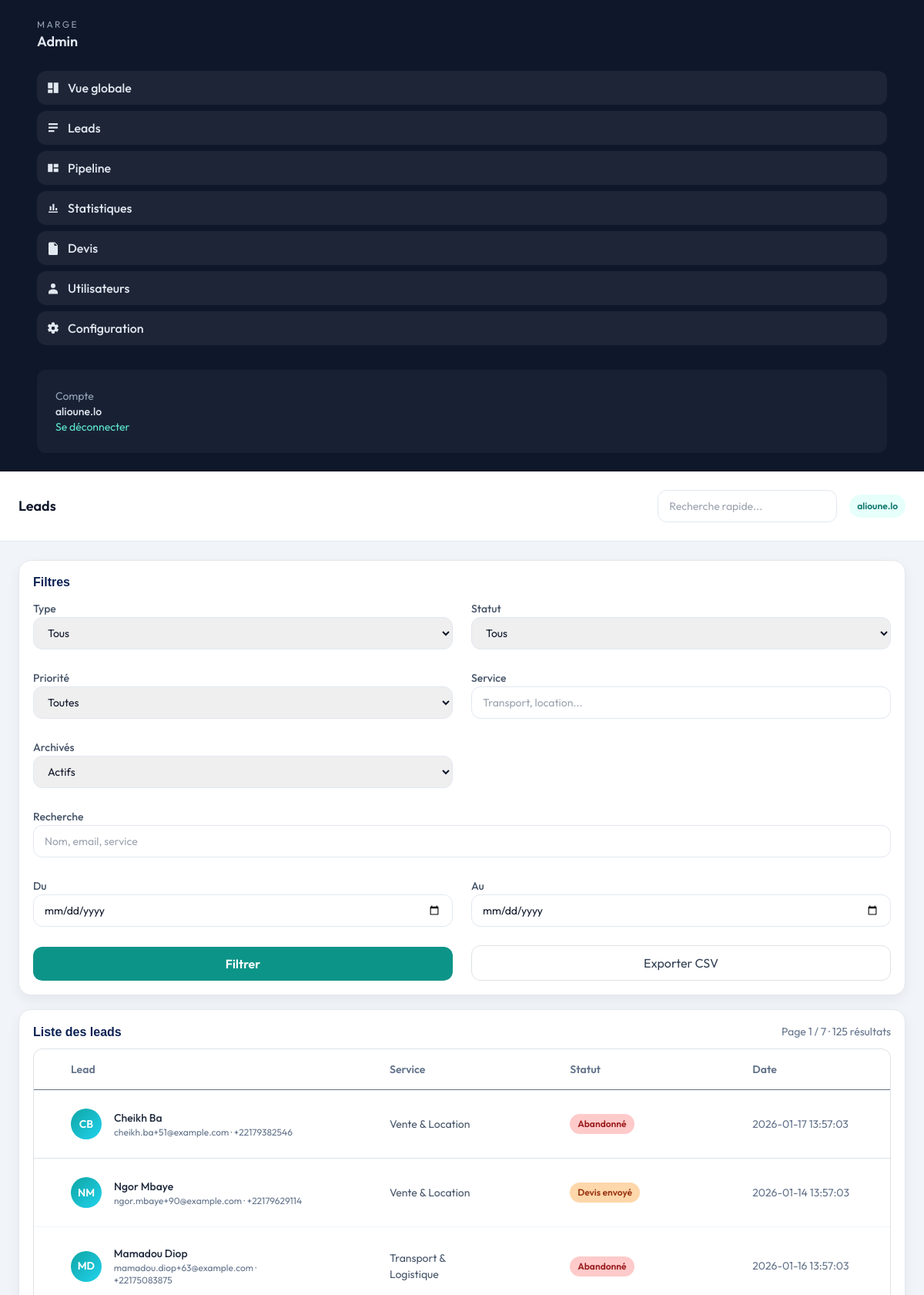
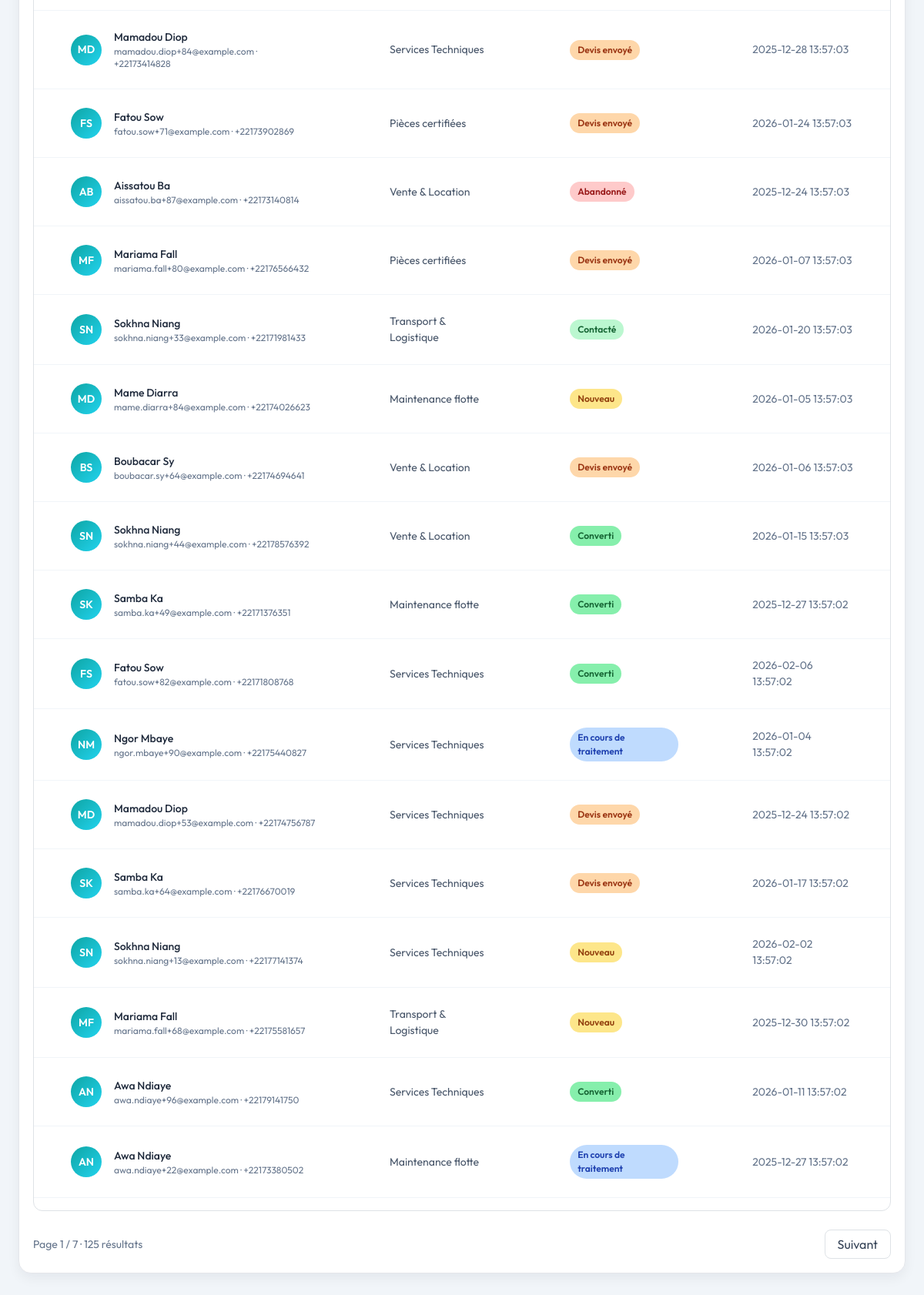
Screenshot of /dashboard/leads/list.php (signed in) with the database file from the repository (2 pictures, top to bottom).
### tables this page shows
CREATE TABLE leads (
            id INTEGER PRIMARY KEY AUTOINCREMENT,
            type TEXT NOT NULL,
            name TEXT NOT NULL,
            email TEXT NOT NULL,
            phone TEXT,
            service TEXT,
            requested_date TEXT,
            subject TEXT,
            message TEXT,
            details TEXT,
            status TEXT NOT NULL DEFAULT "Nouveau",
            priority TEXT NOT NULL DEFAULT "Normal",
            notes TEXT,
            source TEXT NOT NULL DEFAULT "site",
            created_at TEXT NOT NULL,
            updated_at TEXT NOT NULL
        , archived_at TEXT);

### dashboard/_inc/auth.php (called while the page is built, shortened)
<?php
function current_role(): string {
  return (string)($_SESSION['admin_role'] ?? 'admin');
}
function can_edit_leads(): bool {
  return in_array(current_role(), ['admin','manager'], true);
}

### dashboard/leads/list.php (the view, shortened to what this page needs)
<?php
require_once __DIR__ . '/../_inc/auth.php';
require_once __DIR__ . '/../_inc/layout.php';
$pdo = db();
$service = trim((string)($_GET['service'] ?? ''));
$search = trim((string)($_GET['q'] ?? ''));
$from = trim((string)($_GET['from'] ?? ''));
$to = trim((string)($_GET['to'] ?? ''));
$archived = trim((string)($_GET['archived'] ?? ''));
$page = max(1, (int)($_GET['page'] ?? 1));
$perPage = 20;
$where = [];
$params = [];
if ($archived === 'archived') { $where[] = 'archived_at IS NOT NULL'; }
elseif ($archived === 'all') {  }
else { $where[] = 'archived_at IS NULL'; }
$countSql = 'SELECT COUNT(*) AS c FROM leads';
if ($where) { $countSql .= ' WHERE ' . implode(' AND ', $where); }
$stmt = $pdo->prepare($countSql);
$stmt->execute($params);
$total = (int)($stmt->fetch()['c'] ?? 0);
$totalPages = max(1, (int)ceil($total / $perPage));
$offset = ($page - 1) * $perPage;
$sql = 'SELECT id, type, name, email, phone, service, status, created_at FROM leads';
if ($where) { $sql .= ' WHERE ' . implode(' AND ', $where); }
$sql .= ' ORDER BY id DESC LIMIT ' . (int)$perPage . ' OFFSET ' . (int)$offset;
$stmt = $pdo->prepare($sql);
$stmt->execute($params);
$leads = $stmt->fetchAll();
function status_badge_class(string $status): string {
  return match ($status) {
    'Nouveau' => 'badge-new',
    'En cours de traitement' => 'badge-progress',
    "Contact\u{00E9}" => 'badge-contacte',
    "Devis envoy\u{00E9}" => 'badge-devis',
    'Converti' => 'badge-converti',
    "Abandonn\u{00E9}" => 'badge-abandonne',
    default => 'badge-new'
  };
}
function initials(string $name): string {
  $parts = preg_split('/\s+/', trim($name));
  $letters = '';
  foreach ($parts as $p) {
    if ($p !== '') {
      $letters .= strtoupper(substr($p, 0, 1));
    }
  }
  return substr($letters, 0, 2);
}
?>
<div class="admin-card">
  <div class="admin-section-title">
    <h5>Filtres</h5>
  </div>
  <form class="grid grid-cols-1 md:grid-cols-2 xl:grid-cols-4 gap-4" method="get" data-auto-filter="1" data-ajax-target="leads">
    <div>
      <label class="text-sm font-medium text-slate-600">Type</label>
      <select name="type" class="ta-input w-full">
        <option value="">Tous</option>
      </select>
    </div>
    <div>
      <label class="text-sm font-medium text-slate-600">Statut</label>
      <select name="status" class="ta-input w-full">
        <option value="">Tous</option>
      </select>
    </div>
    <div>
      <label class="text-sm font-medium text-slate-600">Priorit&eacute;</label>
      <select name="priority" class="ta-input w-full">
        <option value="">Toutes</option>
      </select>
    </div>
    <div>
      <label class="text-sm font-medium text-slate-600">Service</label>
      <input type="text" name="service" class="ta-input w-full" value="<?php echo htmlspecialchars($service); ?>" placeholder="Transport, location...">
    </div>
    <div>
      <label class="text-sm font-medium text-slate-600">Archiv&eacute;s</label>
      <select name="archived" class="ta-input w-full">
        <option value="" <?php echo $archived===''?'selected':''; ?>>Actifs</option>
      </select>
    </div>
    <div class="md:col-span-2">
      <label class="text-sm font-medium text-slate-600">Recherche</label>
      <input type="text" name="q" class="ta-input w-full" value="<?php echo htmlspecialchars($search); ?>" placeholder="Nom, email, service" autocomplete="off">
    </div>
    <div>
      <label class="text-sm font-medium text-slate-600">Du</label>
      <input type="date" name="from" class="ta-input w-full" value="<?php echo htmlspecialchars($from); ?>">
    </div>
    <div>
      <label class="text-sm font-medium text-slate-600">Au</label>
      <input type="date" name="to" class="ta-input w-full" value="<?php echo htmlspecialchars($to); ?>">
    </div>
    <div class="flex items-end">
      <button class="w-full rounded-xl bg-teal-600 text-white py-2.5 font-semibold">Filtrer</button>
    </div>
    <div class="flex items-end">
      <a class="w-full rounded-xl border border-slate-200 text-slate-700 py-2.5 text-center" href="/dashboard/leads/export.php?<?php echo http_build_query($_GET); ?>">Exporter CSV</a>
    </div>
  </form>
</div>
<div class="admin-card">
  <div class="admin-section-title">
    <h5>Liste des leads</h5>
    <div class="text-sm text-slate-500" id="leads-count">Page <?php echo $page; ?> / <?php echo $totalPages; ?> &middot; <?php echo $total; ?> r&eacute;sultats</div>
  </div>
  <div class="overflow-hidden rounded-xl border border-slate-200 bg-white">
    <div class="max-w-full overflow-x-auto">
      <table class="table admin-table min-w-[900px]">
        <thead class="border-b border-slate-100">
          <tr>
            <th class="px-5 py-3 text-start text-slate-500 text-sm">Lead</th>
            <th class="px-5 py-3 text-start text-slate-500 text-sm">Service</th>
            <th class="px-5 py-3 text-start text-slate-500 text-sm">Statut</th>
            <th class="px-5 py-3 text-start text-slate-500 text-sm">Date</th>
          </tr>
        </thead>
        <tbody class="divide-y divide-slate-100" id="leads-tbody">
          <?php if (!$leads): ?>
            <tr>
              <td colspan="4" class="px-5 py-8 text-center text-slate-400">Aucun lead pour ces filtres.</td>
            </tr>
          <?php else: ?>
            <?php foreach ($leads as $lead): ?>
              <tr>
                <td class="px-5 py-4">
                  <a href="/dashboard/leads/<?php echo can_edit_leads() ? 'edit' : 'view'; ?>.php?id=<?php echo (int)$lead['id']; ?>" class="flex items-center gap-3 text-decoration-none">
                    <div class="ta-avatar"><?php echo htmlspecialchars(initials($lead['name'])); ?></div>
                    <div>
                      <div class="font-medium text-slate-800"><?php echo htmlspecialchars($lead['name']); ?></div>
                      <div class="text-xs text-slate-500"><?php echo htmlspecialchars($lead['email']); ?> &middot; <?php echo htmlspecialchars($lead['phone'] ?? ''); ?></div>
                    </div>
                  </a>
                </td>
                <td class="px-5 py-4 text-slate-600"><?php echo htmlspecialchars($lead['service'] ?? $lead['type']); ?></td>
                <td class="px-5 py-4">
                  <a href="/dashboard/leads/<?php echo can_edit_leads() ? 'edit' : 'view'; ?>.php?id=<?php echo (int)$lead['id']; ?>" class="text-decoration-none">
                    <span class="badge-status <?php echo status_badge_class((string)$lead['status']); ?>"><?php echo htmlspecialchars($lead['status']); ?></span>
                  </a>
                </td>
                <td class="px-5 py-4 text-slate-500"><?php echo htmlspecialchars($lead['created_at']); ?></td>
              </tr>
            <?php endforeach; ?>
          <?php endif; ?>
        </tbody>
      </table>
    </div>
  </div>
  <div class="mt-4 flex flex-col md:flex-row md:items-center md:justify-between gap-2" id="leads-pagination">
    <div class="text-sm text-slate-500">Page <?php echo $page; ?> / <?php echo $totalPages; ?> &middot; <?php echo $total; ?> r&eacute;sultats</div>
    <div class="flex gap-2">
      <?php if ($page < $totalPages): ?>
        <a class="px-3 py-1.5 rounded-lg border border-slate-200 text-slate-700" href="?<?php echo http_build_query(array_merge($_GET, ['page' => $page + 1])); ?>">Suivant</a>
      <?php endif; ?>
    </div>
  </div>
</div>

### dashboard/assets/admin.css (style rules this page uses)
.font-outfit { font-family: "Outfit", "Segoe UI", system-ui, sans-serif; }
.ta-input { height: 42px; border-radius: 12px; border: 1px solid #e2e8f0; padding: 0 14px; font-size: 14px; }
.ta-avatar { width: 40px; height: 40px; border-radius: 999px; background: linear-gradient(135deg, #0ea5a4, #22d3ee); color: #fff; display: flex; align-items: center; justify-content: center; font-weight: 600; font-size: 14px; }
.admin-card { background: #fff; border: 1px solid #e5e7eb; border-radius: 16px; padding: 18px; margin-bottom: 18px; box-shadow: 0 6px 16px rgba(15, 23, 42, 0.06); }
.admin-section-title { display: flex; align-items: center; justify-content: space-between; margin-bottom: 12px; }
.admin-section-title h5 { margin: 0; font-size: 16px; font-weight: 600; }
.badge-status { display: inline-flex; align-items: center; padding: 4px 10px; border-radius: 999px; font-size: 12px; font-weight: 600; }
.badge-new { background: #fde68a; color: #92400e; }
.badge-progress { background: #bfdbfe; color: #1e40af; }
.badge-contacte { background: #bbf7d0; color: #166534; }
.badge-devis { background: #fed7aa; color: #9a3412; }
.badge-converti { background: #86efac; color: #166534; }
.badge-abandonne { background: #fecaca; color: #991b1b; }
.admin-table th, .admin-table td { vertical-align: middle; font-size: 14px; }
.admin-table thead th { color: var(--muted); font-weight: 600; }
.admin-table { width: 100%; border-collapse: collapse; }

### rows the page displays
leads: name "CB", name "Cheikh Ba", email "cheikh.ba+51@example.com", phone "+22179382546", service "Vente & Location", status "Abandonné", created_at "2026-01-17 13:57:03"
leads: name "NM", name "Ngor Mbaye", email "ngor.mbaye+90@example.com", phone "+22179629114", service "Vente & Location", status "Devis envoyé", created_at "2026-01-14 13:57:03"
leads: name "MD", name "Mamadou Diop", email "mamadou.diop+63@example.com", phone "+22175083875", service "Transport & Logistique", status "Abandonné", created_at "2026-01-16 13:57:03"
leads: name "MD", name "Mamadou Diop", email "mamadou.diop+84@example.com", phone "+22173414828", service "Services Techniques", status "Devis envoyé", created_at "2025-12-28 13:57:03"
leads: name "FS", name "Fatou Sow", email "fatou.sow+71@example.com", phone "+22173902869", service "Pièces certifiées", status "Devis envoyé", created_at "2026-01-24 13:57:03"
leads: name "AB", name "Aissatou Ba", email "aissatou.ba+87@example.com", phone "+22173140814", service "Vente & Location", status "Abandonné", created_at "2025-12-24 13:57:03"
leads: name "MF", name "Mariama Fall", email "mariama.fall+80@example.com", phone "+22176566432", service "Pièces certifiées", status "Devis envoyé", created_at "2026-01-07 13:57:03"
leads: name "SN", name "Sokhna Niang", email "sokhna.niang+33@example.com", phone "+22171981433", service "Transport & Logistique", status "Contacté", created_at "2026-01-20 13:57:03"
leads: name "MD", name "Mame Diarra", email "mame.diarra+84@example.com", phone "+22174026623", service "Maintenance flotte", status "Nouveau", created_at "2026-01-05 13:57:03"
leads: name "BS", name "Boubacar Sy", email "boubacar.sy+64@example.com", phone "+22174694641", service "Vente & Location", status "Devis envoyé", created_at "2026-01-06 13:57:03"
leads: name "SN", name "Sokhna Niang", email "sokhna.niang+44@example.com", phone "+22178576392", service "Vente & Location", status "Converti", created_at "2026-01-15 13:57:03"
leads: name "SK", name "Samba Ka", email "samba.ka+49@example.com", phone "+22171376351", service "Maintenance flotte", status "Converti", created_at "2025-12-27 13:57:02"
leads: name "FS", name "Fatou Sow", email "fatou.sow+82@example.com", phone "+22171808768", service "Services Techniques", status "Converti", created_at "2026-02-06 13:57:02"
leads: name "NM", name "Ngor Mbaye", email "ngor.mbaye+90@example.com", phone "+22175440827", service "Services Techniques", status "En cours de traitement", created_at "2026-01-04 13:57:02"
leads: name "MD", name "Mamadou Diop", email "mamadou.diop+53@example.com", phone "+22174756787", service "Services Techniques", status "Devis envoyé", created_at "2025-12-24 13:57:02"
leads: name "SK", name "Samba Ka", email "samba.ka+64@example.com", phone "+22176670019", service "Services Techniques", status "Devis envoyé", created_at "2026-01-17 13:57:02"
leads: name "SN", name "Sokhna Niang", email "sokhna.niang+13@example.com", phone "+22177141374", service "Services Techniques", status "Nouveau", created_at "2026-02-02 13:57:02"
leads: name "MF", name "Mariama Fall", email "mariama.fall+68@example.com", phone "+22175581657", service "Transport & Logistique", status "Nouveau", created_at "2025-12-30 13:57:02"
leads: name "AN", name "Awa Ndiaye", email "awa.ndiaye+96@example.com", phone "+22179141750", service "Services Techniques", status "Converti", created_at "2026-01-11 13:57:02"
leads: name "AN", name "Awa Ndiaye", email "awa.ndiaye+22@example.com", phone "+22173380502", service "Maintenance flotte", status "En cours de traitement", created_at "2025-12-27 13:57:02"

### other values shown
$user "alioune.lo"
$title "Leads"
$page "1"
$totalPages "7"
$total "125"
